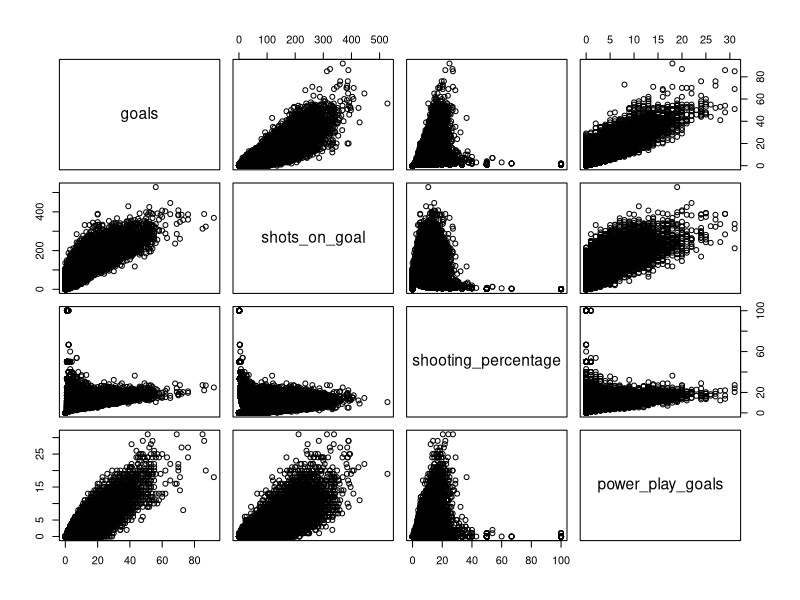
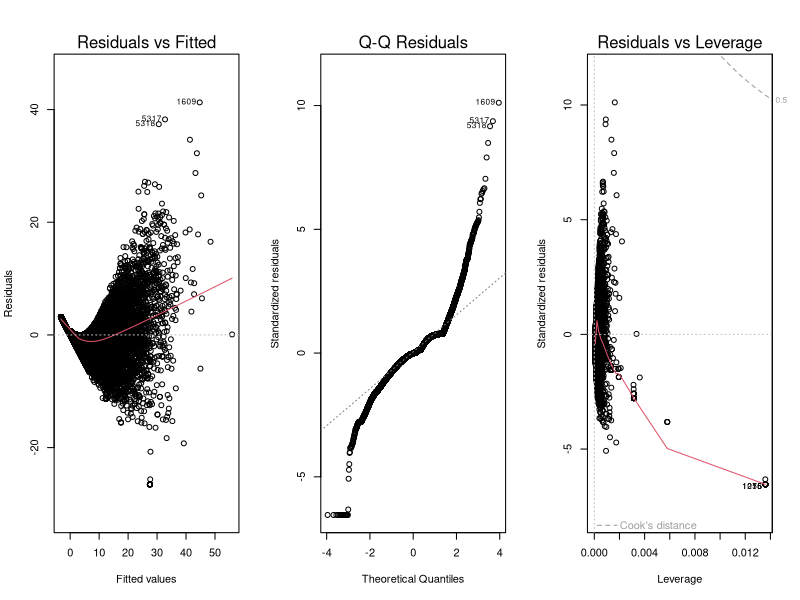

These charts were generated, in order, by the following R code:
## ---- chunk 1
library(tidyverse)
library(magrittr)
library(data.table) # Pre %like% operátor
library(caret) # Pre confusionMatrix
## ---- chunk 2
getwd()
setwd("/Users/jakub/Documents/FIIT/OZNAL/2024/OZNAL_Zadania") # Nastavenie priečinku
data <- read_delim("NHL_Players_Statistics.csv", col_names = TRUE, num_threads = 4, delim = ';');
data
view(data)
## ---- chunk 3
colnames(data) # Pôvodné mená stĺpcov

new_colnames <- c("player_name", "date_of_birth", "season_year", "season", "team", "games_played", "goals", "assists", "points", "plus_minus_ratings", "penalty_minutes",
                "shots_on_goal", "shooting_percentage", "power_play_goals", "power_play_assists", "short_goals", "short_assists", "game_winning_goals", "game_tying_goals",
                "time_on_ice_per_game", "production", "number", "games_started", "wins", "losses", "ties", "overtime_losses", "goals_against", "goals_against_average", "shots_against", "saves",
                "save_percentage", "shutouts", "position", "height", "weight", "bmi", "place_of_birth", "age", "experience")

colnames(data) <- new_colnames

colnames(data) # Nové mená stĺpcov
## ---- chunk 4
data %<>% separate("date_of_birth", into = c("Year", "Month", "Day"), sep = "-")
## ---- chunk 5
data %<>% separate("place_of_birth", into = c("city", "state"), sep = ",")
## ---- chunk 6
data$season <- gsub("'", "", data$season) # Funkcia gsub funguje podobne ako sub ale nahradí všetky výskyty
## ---- chunk 7
data$game_tying_goals[is.na(data$game_tying_goals)] <- 0
data$number[is.na(data$number)] <- 0
data$goals[is.na(data$goals)] <- 0
data$assists[is.na(data$assists)] <- 0
data$points[is.na(data$points)] <- 0
data$plus_minus_ratings[is.na(data$plus_minus_ratings)] <- 0
data$penalty_minutes[is.na(data$penalty_minutes)] <- 0
data$shots_on_goal[is.na(data$shots_on_goal)] <- 0
data$shooting_percentage[is.na(data$shooting_percentage)] <- 0
data$power_play_goals[is.na(data$power_play_goals)] <- 0
data$power_play_assists[is.na(data$power_play_assists)] <- 0
data$short_goals[is.na(data$short_goals)] <- 0
data$short_assists[is.na(data$short_assists)] <- 0
data$game_winning_goals[is.na(data$game_winning_goals)] <- 0
## ---- chunk 8
# Získame unikátne hodnoty z pozícií hráčov
unique(data$position)

data %<>% mutate(
  role = case_when(
    position %like% "Right_wing|Left_wing|Center|Forward" ~ "offensive",
    position %like% "Defence" ~ "defensive",
    position %like% "Goaltender" ~ "goalie",
    .default = "goalie"
  )
)
## ---- chunk 9
view(data)
## ---- chunk 10
selected_data <- data %>% select(goals, shots_on_goal, shooting_percentage, power_play_goals)
plot(selected_data)
#boxplot(selected_data)
## ---- chunk 11
# Filter na offensive a defensive
filtered_data <- data %>% filter(role == "offensive" | role == "defensive")

sample <- sample(c(TRUE, FALSE), nrow(filtered_data), replace=TRUE, prob=c(0.7,0.3))
train <- filtered_data[sample, ]
test <- filtered_data[!sample, ]

model <- lm(goals ~ shots_on_goal + shooting_percentage, data = train)
summary(model)
## ---- chunk 12
par(mfrow = c(1,3)) # Vytvorí grid 1x3
plot(model, which = c(1,2,5))
## ---- chunk 13
# Pre trénovacie dáta
residuals <- model$residuals
RSS <- sum(residuals^2)
RSS
RMSE <- sqrt(mean(residuals^2))
RMSE

# Pre testovacie dáta
predictions <- predict(model, test)
residuals_test <- test$goals - predictions
#RSS_test <- sum(residuals_test^2)
#RSS_test
RMSE_test <- RMSE(predictions, test$goals)
RMSE_test
